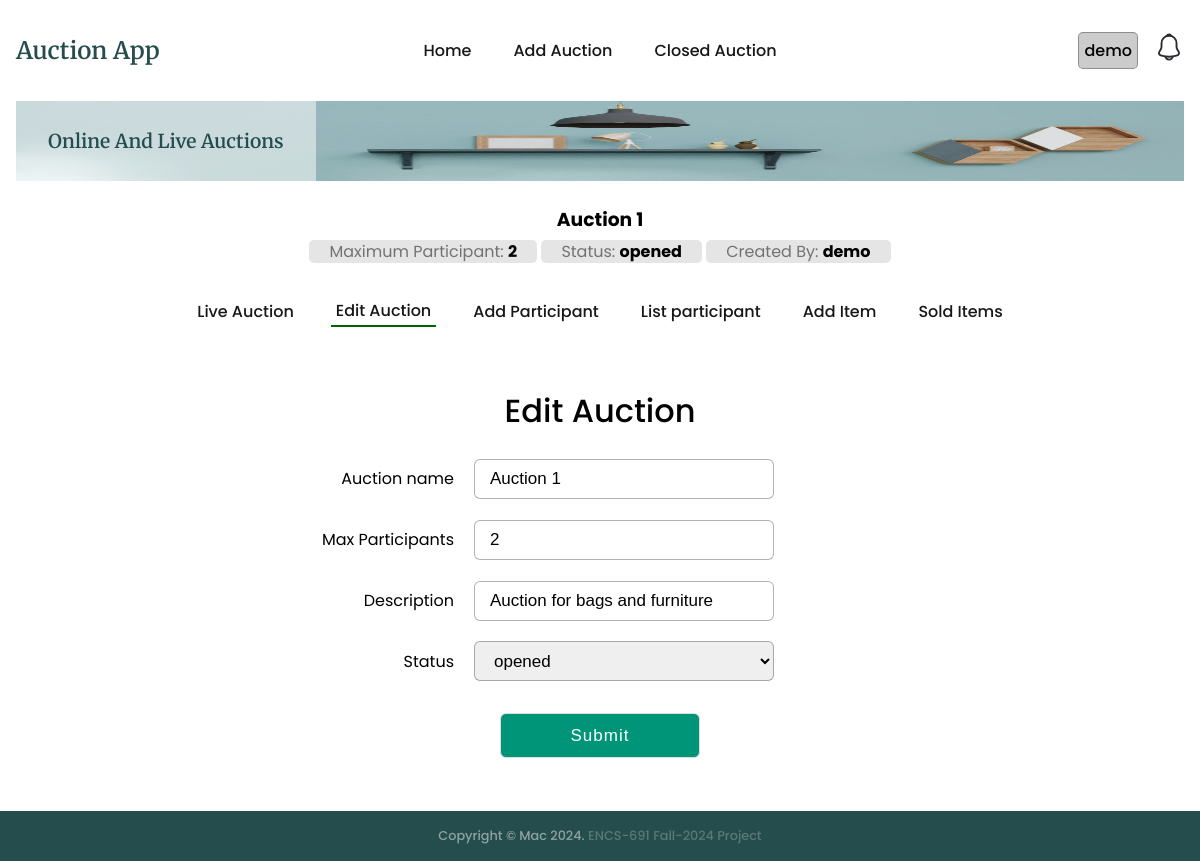
Screenshot of /auction/1/edit (signed in) with the database file from the repository.
### auctions/models.py (models this page shows, shortened)
class Auction(models.Model):
    name = models.CharField(max_length=200)
    description = models.CharField(max_length=200)
    status = models.CharField(max_length=200, default='opened')
    auction1 = models.CharField(max_length=200, default='0')
    maxparticipant = models.CharField(max_length=200, default='0')
    username = models.CharField(max_length=200, default='-')
    createdat = models.DateTimeField(default=timezone.now)

### auctions/views.py (the view)
# urls.py: path('auction/<int:id>/edit', views.editAuction, name='editAuction'),
@login_required
def editAuction(req, id):
    if req.method == 'POST':
        return doEditAuction(req, id)
    auction = getRecordByPk(Auction, id)
    context = {'auction':auction, 'auctionStatus':auctionStatus}
    return render(req, 'auctions/editAuction.html', context=context)

### auctions/utils.py (called while the page is built)
def getRecordByPk(model, id):
    try:
        record = model.objects.get(pk=id)
    except (KeyError, model.DoesNotExist):
        logging.error('getRecordByPk: model does not exist')
        return None
    else:
        return record

### templates/auctions/editAuction.html (shortened to what this page needs)
{% extends "auctions/auctionBase.html" %}
{% block auction_content %}
<div class="addContact container_main">
  <div class="registration form">
    <header>Edit Auction</header>
    <form action="{% url 'auctions:editAuction' auction.id %}" method="post" enctype="multipart/form-data">
      <div class="edit-auction-flex">
          <label for="name" class="auction-flex-item">Auction name</label>
          <input class="auction-flex-item_" type="text" required name="name" value="{{auction.name}}">
          <label class="auction-flex-item" for="maxparticipant">Max Participants</label>
          <input class="auction-flex-item_" type="number" required name="maxparticipant" value="{{auction.maxparticipant}}">
          <label class="auction-flex-item" for="description">Description</label>
          <input class="auction-flex-item_" type="text" required name="description" value="{{auction.description}}">
        {% if auctionStatus %}
          <label class="auction-flex-item" for="status">Status</label>
          <select class="auction-flex-item_" name="status" id="status">
            {% for status in auctionStatus %}
              {% if auction.status == status %}
                <option value="{{status}}" selected>{{status}}</option>
              {% else %}
                <option value="{{status}}">{{status}}</option>
              {% endif %}
            {% endfor %}
          </select>
        {% endif %}
      </div>
      <button type="submit" class="button">Submit</button>
    </form>
  </div>
</div>
{% endblock %}

### templates/auctions/auctionBase.html
{% extends "base.html" %}
{% block content %}
<section class="section__container product__container" id="product">
    {% if auction %}
    <div class="auctionbase__header">
        <a href="{% url 'auctions:auctionIndex' auction.id %}">
            <h3>{{auction.name}}</h3>
            <span>Maximum Participant: <strong>{{auction.maxparticipant}}</strong></span>
            <span>Status: <strong>{{auction.status}}</strong></span>
            <span>Created By: <strong>{{auction.username}}</strong></span>
        </a>
    </div>
    <nav>
        <ul class="nav__links auction__nav__links" id="nav-links">
                {% with current_url=request.get_full_path %}
                    {% url 'auctions:auctionIndex' auction.id as url %}
                    <li class="{% if current_url == url %} active-menu {%endif%}">
                        <a href="{{ url }}">Live Auction</a>
                    </li>
                    {% url 'auctions:editAuction' auction.id as url %}
                    <li class="{% if current_url == url %} active-menu {%endif%}">
                        <a href="{{ url }}">Edit Auction</a>
                    </li>
                    {% url 'auctions:addParticipant' auction.id as url %}
                    <li class="{% if current_url == url %} active-menu {%endif%}">
                        <a href="{{ url }}">Add Participant</a>
                    </li>
                    {% url 'auctions:listParticipant' auction.id as url %}
                    <li class="{% if current_url == url %} active-menu {%endif%}">
                        <a href="{{ url }}">List participant</a>
                    </li>
                    {% url 'auctions:addItem' auction.id as url%}
                    <li class="{% if current_url == url %} active-menu {%endif%}">
                        <a href="{{ url }}">Add Item</a>
                    </li>
                    {% url 'auctions:getSoldItems' auction.id as url %}
                    <li class="{% if current_url == url %} active-menu {%endif%}">
                        <a href="{{ url }}">Sold Items</a>
                    </li>
                {% endwith %}
        </ul>
    </nav>
    {% include "auctions/message.html" %}
    {% block auction_content %}{% endblock %}
    {% else %}
        <div class="auction-notice">Auction not found</div>
    {% endif %}
</section>
{% endblock %}

### templates/base.html (shortened to what this page needs)
{% load static %}
<!DOCTYPE html>
<html lang="en">
<head>
  <link rel="stylesheet" href="{% static 'css/styles.css' %}" />
</head>
<body>
  <div id="main-container">
    <nav>
      <div class="nav__header">
        <div class="nav__logo">
          <a href="{% url 'auctions:index' %}" class="logo">Auction App</a>
        </div>
      </div>
      <ul class="nav__links" id="nav-links">
        {% with current_url=request.get_full_path %}
        {% url 'auctions:index' as url %}
        <li class="{% if current_url == url %} active-menu {%endif%}">
          <a href="{{url}}">Home</a>
        </li>
        {% url 'auctions:addAuction' as url %}
        <li class="{% if current_url == url %} active-menu {%endif%}">
          <a href="{{url}}">Add Auction</a>
        </li>
        {% url 'auctions:closedAuction' as url %}
        <li class="{% if current_url == url %} active-menu {%endif%}">
          <a href="{{url}}">Closed Auction</a>
        </li>
        {% endwith %}
      </ul>
      <div class="nav__notification" id="nav-notification">
        {% if user.is_authenticated %}
        <div class="user-container">
          <div id="systemuser">{{user.username}}</div>
        </div>
        <div class="notification-icon" hx-get="{% url 'auctions:notification' %}?type=list" hx-target="#modal-content">
        </div>
        {% else %}
        <a href="{% url 'users:login' %}">Login</a>
        {% endif %}
      </div>
    </nav>
    <header class="section__container header__container" id="home">
      <div class="header__image">
        <img src="{% static 'images/header.png' %}" alt="header" />
      </div>
      <div class="header__content">
        <div>
          <h1>Online And Live Auctions</h1>
        </div>
      </div>
    </header>
    {% block content %}{% endblock %}
  </div>
  <footer class="footer" id="contact">
    <div class="footer__bar">
      Copyright © Mac 2024. <span class="footer-span">ENCS-691 Fall-2024 Project</span>
    </div>
  </footer>
</body>
</html>

### rows the page displays
Auction: name "Auction 1", maxparticipant "2", status "opened", username "demo", description "Auction for bags and furniture"

### other values shown
{{ user.username }} "demo"
